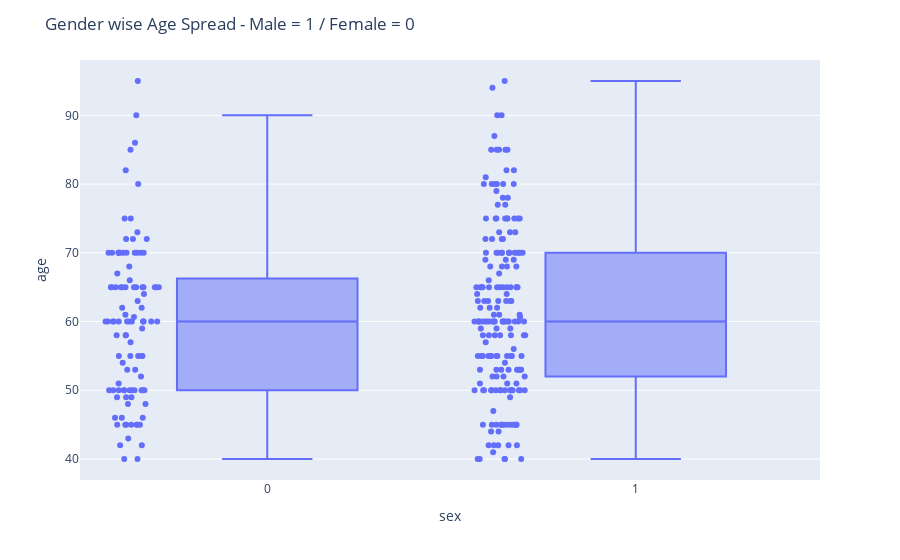

Notebook code for this chart:
### Markdown cell above
- Age wise 40~80 spreads high
- Less than 40, more than 80 age have very few counts

### Code cell
fig = px.box(heart_data, x='sex', y='age', points='all')
fig.update_layout(title_text='Gender wise Age Spread - Male = 1 / Female = 0')
fig.show()

### Figure 1 — Plotly figure (JSON) as saved in the notebook; plotly's stock layout.template omitted (floating-point values rounded to 4 significant figures; data arrays with more than 128 entries replaced by an {"elided": "..."} marker saying what was removed)
{"data": [{"alignmentgroup": "True", "boxpoints": "all", "hovertemplate": "sex=%{x}<br>age=%{y}<extra></extra>", "legendgroup": "", "marker": {"color": "#636efa"}, "name": "", "notched": false, "offsetgroup": "", "orientation": "v", "showlegend": false, "x": {"elided": "299 int values"}, "x0": " ", "xaxis": "x", "y": {"elided": "299 float values"}, "y0": " ", "yaxis": "y", "type": "box"}], "layout": {"xaxis": {"anchor": "y", "domain": [0, 1], "title": {"text": "sex"}}, "yaxis": {"anchor": "x", "domain": [0, 1], "title": {"text": "age"}}, "legend": {"tracegroupgap": 0}, "margin": {"t": 60}, "boxmode": "group", "title": {"text": "Gender wise Age Spread - Male = 1 / Female = 0"}}}
